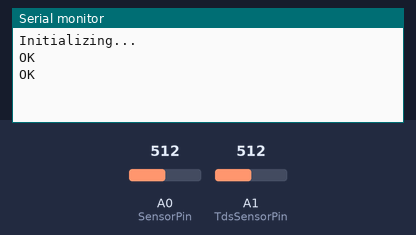
Recording of a sketch running on a simulated Arduino Uno, built with avr-gcc and run on an emulated ATmega328P. Parts: the last lines printed to the serial monitor. The test bench sets the inputs (shaded band); at power-on: A0 (SensorPin) = 512, A1 (TdsSensorPin) = 512. The modem accepts every AT command (registered, SIM ready, sends succeed) and sends nothing else.

Above: at 2.2 s.
2.3 s: A0 (SensorPin) set to 716
At 2.9 s:
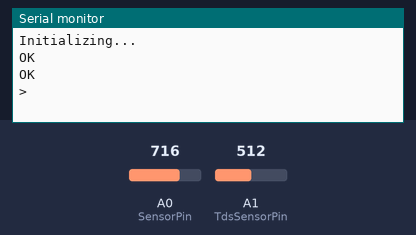
4.5 s: A1 (TdsSensorPin) set to 716
At 4.9 s:
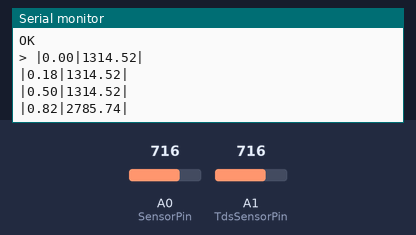
6.0 s: A0 (SensorPin) set to 900
At 6.4 s:
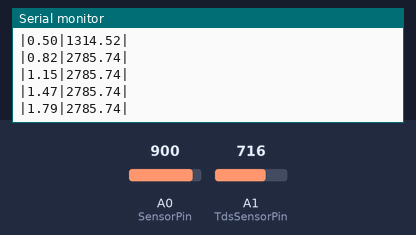
7.5 s: A1 (TdsSensorPin) set to 900
At 7.9 s:
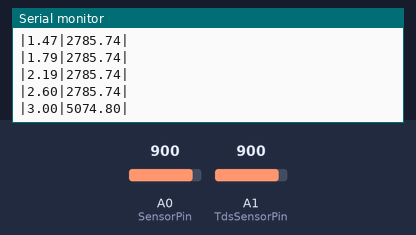
Timing chart, 0 to 10.0 s (numbered marks = the images above; inputs shaded):
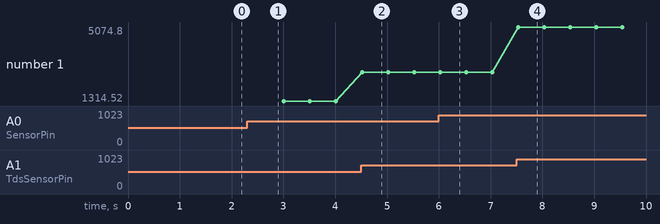

Measured:
- after the input at 4.5 s, the serial monitor: prints a new line at once (image 2)
- after the input at 7.5 s, the serial monitor: prints a new line at once (image 4)
- plotted number 1: 1314.52 → 2785.74 after the input at 4.5 s, 2785.74 → 5074.8 after the input at 7.5 s

The sketch:

sim_modul_arduino.ino
```cpp
 // PH stuff
#define SensorPin A0            //pH meter Analog output to Arduino Analog Input 0
#define Offset 0.18            //deviation compensate
#define samplingInterval 20
#define printInterval 800
#define ArrayLenth  40    //times of collection
int pHArray[ArrayLenth];   //Store the average value of the sensor feedback
int pHArrayIndex=0, start=0, stopTime=0;
static double pHValue,voltage;

#define minutes 30000 // Interval waktu untuk notifikasi selanjutnya jika penampung belum dibersihkan. Default 30 detik

// Editable
String telpNumber = "\"+628xxxxxxxx\""; // No Telp yang ingin dikirimkan notifikasi

// Turbidity Stuff
#include "GravityTDS.h"

#define TdsSensorPin A1 // Where Analog pin of TDS sensor is connected to arduino
GravityTDS gravityTds;
float tdsValue = 0;

#include <SoftwareSerial.h>

//Create software serial object to communicate with SIM800L
SoftwareSerial simSerial(3, 2); //SIM800L Tx & Rx is connected to Arduino #3 & #2
SoftwareSerial espSerial(1, 0); // Serial Port to esp

void setup()
{
  //Begin serial communication with Arduino and Arduino IDE (Serial Monitor)
  Serial.begin(115200);
  Serial.begin(115200);
  pinMode(TdsSensorPin,INPUT);

  //Begin serial communication with Arduino and SIM800L
  simSerial.begin(115200);
  espSerial.begin(115200);

  Serial.println("Initializing...");
  delay(1000);
}

void updateSerial()
{
  delay(500);
  while (Serial.available())
  {
    simSerial.write(Serial.read());//Forward what Serial received to Software Serial Port
  }
  while(simSerial.available())
  {
    Serial.write(simSerial.read());//Forward what Software Serial received to Serial Port
  }
}

void sendMessage(int State){
  simSerial.println("AT"); //Once the handshake test is successful, it will back to OK
  updateSerial();

  simSerial.println("AT+CMGF=1"); // Configuring TEXT mode
  updateSerial();
  String data = String("AT+CMGS=") + telpNumber;
  simSerial.println(data);//change ZZ with country code and xxxxxxxxxxx with phone number to sms
  updateSerial();
  if(State == 1){
      simSerial.print("Tangki sudah keruh, silahkan dibersihkan");
      updateSerial();
    }
  else{
      simSerial.print("Recalibrating Sensors, Please Wait........");
      updateSerial();
    }
  simSerial.write(26);
  }


void loop() {
    double ph = ph_calc(), tds = tds_calc();
    if(tds > 1000.0 || (ph < 6.0 || ph > 9.0)){
      if(stopTime-start == 0) {
        sendMessage(0);
        }
      else if(abs(stopTime-start) > minutes){ // 30-second interval
      sendMessage(1);
      start = millis();
      }
    }
    String data = String("|") + String(ph) + String("|") + String(tds) + String("|");
    Serial.println(data);
    espSerial.println(data); // Sending data to esp via serial communication (rx tx pin)
    delay(500);
    stopTime = millis();
}

double ph_calc(){
  static unsigned long samplingTime = millis();
  static unsigned long printTime = millis();
  if(millis()-samplingTime > samplingInterval)
  {
      pHArray[pHArrayIndex++]=analogRead(SensorPin);
      if(pHArrayIndex==ArrayLenth)pHArrayIndex=0;
      voltage = avergearray(pHArray, ArrayLenth)*5.0/1024;
      pHValue = 3.5*voltage+Offset;
      samplingTime=millis();
  }
  if(millis() - printTime > printInterval) {  //Every 800 milliseconds, print a numerical, convert the state of the LED indicator
    return pHValue <= 0? 0:pHValue;

  }
}


double avergearray(int* arr, int number){
  int i;
  int max,min;
  double avg;
  long amount=0;
  if(number<=0){
    Serial.println("Error number for the array to avraging!/n");
    return 0;
  }
  if(number<5){   //less than 5, calculated directly statistics
    for(i=0;i<number;i++){
      amount+=arr[i];
    }
    avg = amount/number;
    return avg;
  }else{
    if(arr[0]<arr[1]){
      min = arr[0];max=arr[1];
    }
    else{
      min=arr[1];max=arr[0];
    }
    for(i=2;i<number;i++){
      if(arr[i]<min){
        amount+=min;        //arr<min
        min=arr[i];
      }else {
        if(arr[i]>max){
          amount+=max;    //arr>max
          max=arr[i];
        }else{
          amount+=arr[i]; //min<=arr<=max
        }
      }//if
    }//for
    avg = (double)amount/(number-2);
  }//if
  return avg;
}


double tds_calc(){
  gravityTds.update(); //calculation done here from gravity library
  tdsValue = gravityTds.getTdsValue(); // then get the TDS value
  return tdsValue;
}


int getMedianNum(int bArray[], int iFilterLen)
{
      int bTab[iFilterLen];
      for (byte i = 0; i<iFilterLen; i++)
      bTab[i] = bArray[i];
      int i, j, bTemp;
      for (j = 0; j < iFilterLen - 1; j++)
      {
      for (i = 0; i < iFilterLen - j - 1; i++)
          {
        if (bTab[i] > bTab[i + 1])
            {
        bTemp = bTab[i];
            bTab[i] = bTab[i + 1];
        bTab[i + 1] = bTemp;
         }
      }
      }
      if ((iFilterLen & 1) > 0)
    bTemp = bTab[(iFilterLen - 1) / 2];
      else
    bTemp = (bTab[iFilterLen / 2] + bTab[iFilterLen / 2 - 1]) / 2;
      return bTemp;
}
```
